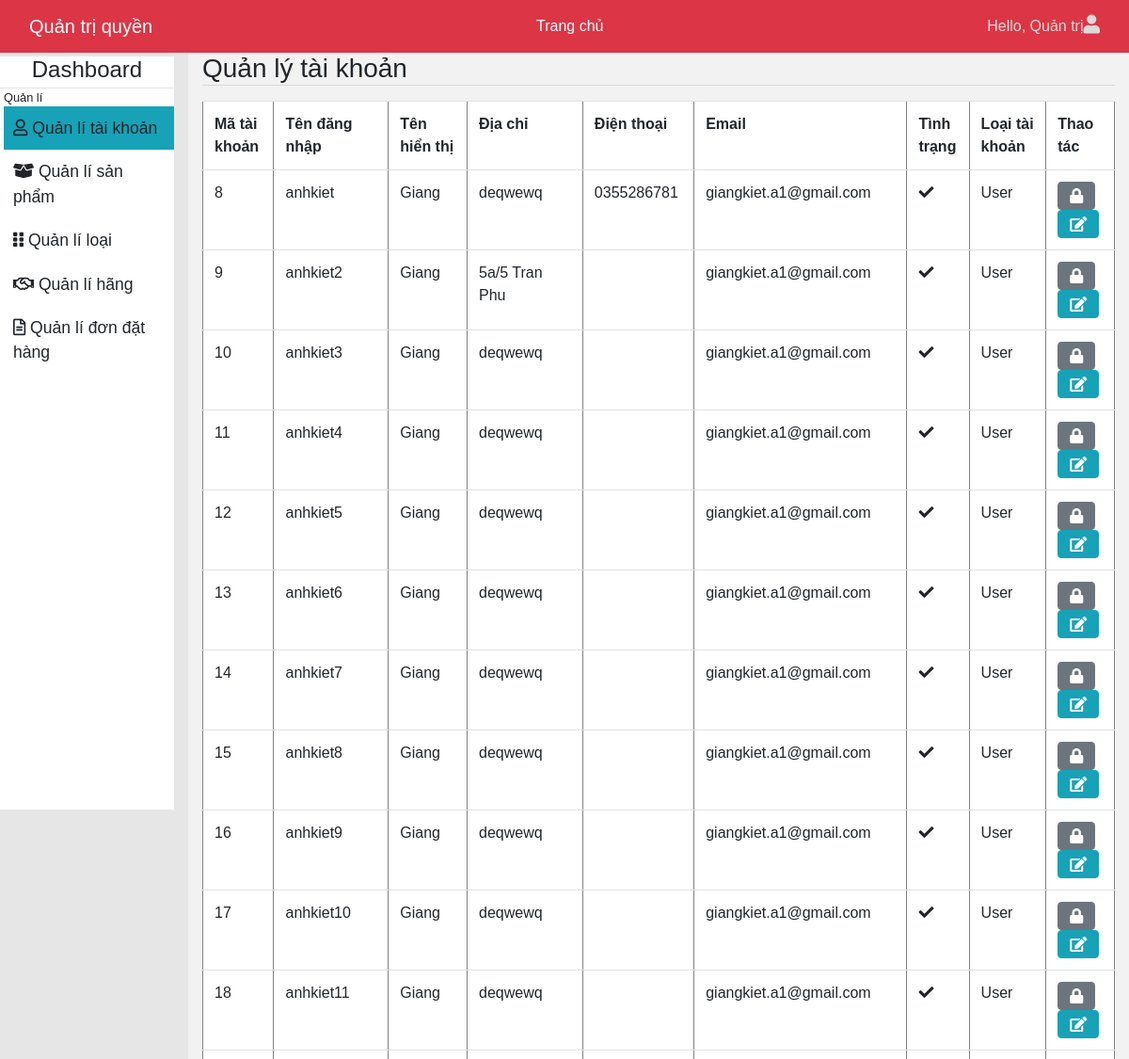
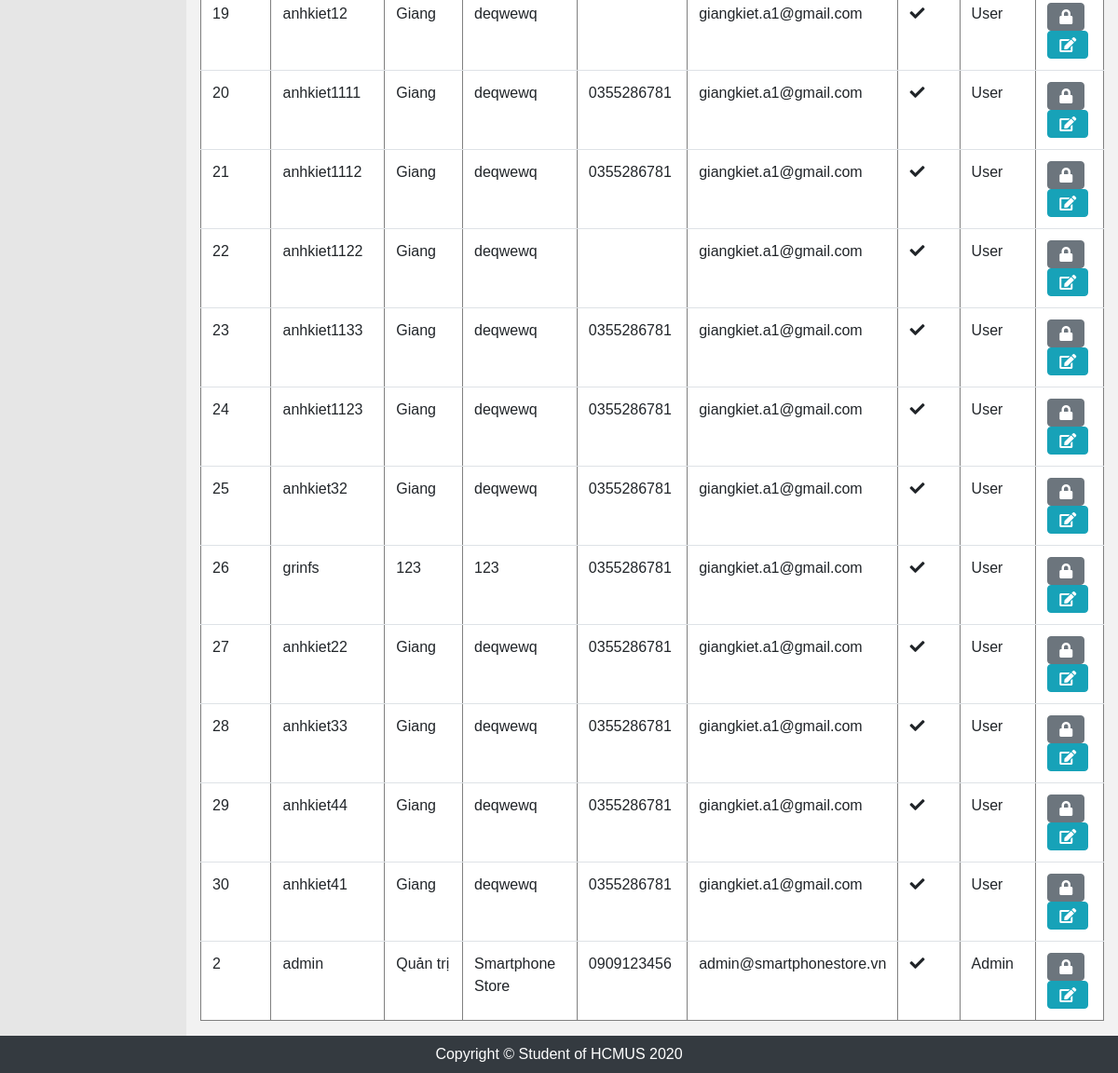
Page /admin/index.php?c=1 (signed in) on the committed database (2 pictures, top to bottom).
### tables this page shows
CREATE TABLE IF NOT EXISTS `taikhoan` (
  `MaTaiKhoan` int(11) NOT NULL AUTO_INCREMENT,
  `TenDangNhap` varchar(20) DEFAULT NULL,
  `MatKhau` varchar(20) DEFAULT NULL,
  `TenHienThi` varchar(64) DEFAULT NULL,
  `DiaChi` varchar(256) DEFAULT NULL,
  `DienThoai` varchar(11) DEFAULT NULL,
  `Email` varchar(30) DEFAULT NULL,
  `BiXoa` tinyint(1) DEFAULT '0',
  `MaLoaiTaiKhoan` int(11) NOT NULL,
  `code` varchar(255) DEFAULT NULL,
  `changepass` int(11) DEFAULT NULL,
  PRIMARY KEY (`MaTaiKhoan`),
  KEY `fk_TaiKhoan_LoaiTaiKhoan_idx` (`MaLoaiTaiKhoan`)
);

CREATE TABLE IF NOT EXISTS `loaitaikhoan` (
  `MaLoaiTaiKhoan` int(11) NOT NULL AUTO_INCREMENT,
  `TenLoaiTaiKhoan` varchar(45) DEFAULT NULL,
  PRIMARY KEY (`MaLoaiTaiKhoan`)
);

### lib/DataProvider.php (called while the page is built, shortened)
<?php
class DataProvider
{
    public static function ExecuteQuery($sql)
    {
        $connection=mysqli_connect('acctive','root','','Shopgiay_db') or
        die("couldn't connect to acctive");
        mysqli_query($connection,"set names 'utf8'");
        $result = mysqli_query($connection,$sql);
        return $result;
    }
}
?>

### admin/pages/qlTaiKhoan/pDanhSach.php (the view)
<table class="table" cellspacing="0" border="1">
    <tr>
        <th width="100"> Mã tài khoản</th>
        <th width="200"> Tên đăng nhập</th>
        <th width="200"> Tên hiển thị</th>
        <th width="200"> Địa chỉ</th>
        <th width="150"> Điện thoại</th>
        <th width="200"> Email</th>
        <th width="75"> Tình trạng</th>
        <th width="150"> Loại tài khoản</th>
        <th width="100"> Thao tác</th>
    </tr>
    <?php
    $sql = "SELECT t.MaTaiKhoan, t.TenDangNhap, t.TenHienThi, t.DiaChi, t.DienThoai, t.Email, t.BiXoa, l.TenLoaiTaiKhoan FROM TaiKhoan t, LoaiTaiKHoan l
              WHERE t.MaLoaiTaiKhoan = l.MaLoaiTaiKhoan";
    $result = DataProvider::ExecuteQuery($sql);
    while ($row = mysqli_fetch_array($result)) {
    ?>
        <tr>
            <td><?php echo $row["MaTaiKhoan"]; ?></td>
            <td><?php echo $row["TenDangNhap"]; ?></td>
            <td><?php echo $row["TenHienThi"]; ?></td>
            <td><?php echo $row["DiaChi"]; ?></td>
            <td><?php echo $row["DienThoai"]; ?></td>
            <td><?php echo $row["Email"]; ?></td>
            <td>
                <?php
                if ($row["BiXoa"] == 1)
                    echo '<i class="fa fa-ban"></i>';
                else
                    echo '<i class="fa fa-check"></i>';
                ?>
            </td>
            <td><?php echo $row["TenLoaiTaiKhoan"]; ?></td>
            <td>
                <a href="pages/qlTaiKhoan/xlKhoa.php?id=<?php echo $row["MaTaiKhoan"] ?>">
                    <i class="fa fa-lock btn btn-secondary"></i>
                </a>
                <a href="index.php?c=1&a=2&id=<?php echo $row["MaTaiKhoan"] ?> ">
                    <i class="fa fa-edit btn btn-info"></i>
                </a>
            </td>
        </tr>
    <?php
    }
    ?>
</table>

### admin/css/style.css (style rules this page uses)
body { font-family: 'Poppins', sans-serif; background: #e6e6e6; margin-top: 56px; }
.table { background-color:white ; }
a, a:hover, a:focus { color: inherit; text-decoration: none; transition: all 0.3s; }

### rows in the picture
taikhoan: MaTaiKhoan "8", TenDangNhap "anhkiet", TenHienThi "Giang", DiaChi "deqwewq", DienThoai "0355286781", Email "giangkiet.a1@gmail.com", BiXoa 0 (drawn), loaitaikhoan.TenLoaiTaiKhoan "User"
taikhoan: MaTaiKhoan "9", TenDangNhap "anhkiet2", TenHienThi "Giang", DiaChi "5a/5 Tran Phu", Email "giangkiet.a1@gmail.com", BiXoa 0 (drawn), loaitaikhoan.TenLoaiTaiKhoan "User"
taikhoan: MaTaiKhoan "10", TenDangNhap "anhkiet3", TenHienThi "Giang", DiaChi "deqwewq", Email "giangkiet.a1@gmail.com", BiXoa 0 (drawn), loaitaikhoan.TenLoaiTaiKhoan "User"
taikhoan: MaTaiKhoan "11", TenDangNhap "anhkiet4", TenHienThi "Giang", DiaChi "deqwewq", Email "giangkiet.a1@gmail.com", BiXoa 0 (drawn), loaitaikhoan.TenLoaiTaiKhoan "User"
taikhoan: MaTaiKhoan "12", TenDangNhap "anhkiet5", TenHienThi "Giang", DiaChi "deqwewq", Email "giangkiet.a1@gmail.com", BiXoa 0 (drawn), loaitaikhoan.TenLoaiTaiKhoan "User"
taikhoan: MaTaiKhoan "13", TenDangNhap "anhkiet6", TenHienThi "Giang", DiaChi "deqwewq", Email "giangkiet.a1@gmail.com", BiXoa 0 (drawn), loaitaikhoan.TenLoaiTaiKhoan "User"
taikhoan: MaTaiKhoan "14", TenDangNhap "anhkiet7", TenHienThi "Giang", DiaChi "deqwewq", Email "giangkiet.a1@gmail.com", BiXoa 0 (drawn), loaitaikhoan.TenLoaiTaiKhoan "User"
taikhoan: MaTaiKhoan "15", TenDangNhap "anhkiet8", TenHienThi "Giang", DiaChi "deqwewq", Email "giangkiet.a1@gmail.com", BiXoa 0 (drawn), loaitaikhoan.TenLoaiTaiKhoan "User"
taikhoan: MaTaiKhoan "16", TenDangNhap "anhkiet9", TenHienThi "Giang", DiaChi "deqwewq", Email "giangkiet.a1@gmail.com", BiXoa 0 (drawn), loaitaikhoan.TenLoaiTaiKhoan "User"
taikhoan: MaTaiKhoan "17", TenDangNhap "anhkiet10", TenHienThi "Giang", DiaChi "deqwewq", Email "giangkiet.a1@gmail.com", BiXoa 0 (drawn), loaitaikhoan.TenLoaiTaiKhoan "User"
taikhoan: MaTaiKhoan "18", TenDangNhap "anhkiet11", TenHienThi "Giang", DiaChi "deqwewq", Email "giangkiet.a1@gmail.com", BiXoa 0 (drawn), loaitaikhoan.TenLoaiTaiKhoan "User"
taikhoan: MaTaiKhoan "19", TenDangNhap "anhkiet12", TenHienThi "Giang", DiaChi "deqwewq", Email "giangkiet.a1@gmail.com", BiXoa 0 (drawn), loaitaikhoan.TenLoaiTaiKhoan "User"
taikhoan: MaTaiKhoan "20", TenDangNhap "anhkiet1111", TenHienThi "Giang", DiaChi "deqwewq", DienThoai "0355286781", Email "giangkiet.a1@gmail.com", BiXoa 0 (drawn), loaitaikhoan.TenLoaiTaiKhoan "User"
taikhoan: MaTaiKhoan "21", TenDangNhap "anhkiet1112", TenHienThi "Giang", DiaChi "deqwewq", DienThoai "0355286781", Email "giangkiet.a1@gmail.com", BiXoa 0 (drawn), loaitaikhoan.TenLoaiTaiKhoan "User"
taikhoan: MaTaiKhoan "22", TenDangNhap "anhkiet1122", TenHienThi "Giang", DiaChi "deqwewq", Email "giangkiet.a1@gmail.com", BiXoa 0 (drawn), loaitaikhoan.TenLoaiTaiKhoan "User"
taikhoan: MaTaiKhoan "23", TenDangNhap "anhkiet1133", TenHienThi "Giang", DiaChi "deqwewq", DienThoai "0355286781", Email "giangkiet.a1@gmail.com", BiXoa 0 (drawn), loaitaikhoan.TenLoaiTaiKhoan "User"
taikhoan: MaTaiKhoan "24", TenDangNhap "anhkiet1123", TenHienThi "Giang", DiaChi "deqwewq", DienThoai "0355286781", Email "giangkiet.a1@gmail.com", BiXoa 0 (drawn), loaitaikhoan.TenLoaiTaiKhoan "User"
taikhoan: MaTaiKhoan "25", TenDangNhap "anhkiet32", TenHienThi "Giang", DiaChi "deqwewq", DienThoai "0355286781", Email "giangkiet.a1@gmail.com", BiXoa 0 (drawn), loaitaikhoan.TenLoaiTaiKhoan "User"
taikhoan: MaTaiKhoan "26", TenDangNhap "grinfs", TenHienThi "123", DiaChi "123", DienThoai "0355286781", Email "giangkiet.a1@gmail.com", BiXoa 0 (drawn), loaitaikhoan.TenLoaiTaiKhoan "User"
taikhoan: MaTaiKhoan "27", TenDangNhap "anhkiet22", TenHienThi "Giang", DiaChi "deqwewq", DienThoai "0355286781", Email "giangkiet.a1@gmail.com", BiXoa 0 (drawn), loaitaikhoan.TenLoaiTaiKhoan "User"
taikhoan: MaTaiKhoan "28", TenDangNhap "anhkiet33", TenHienThi "Giang", DiaChi "deqwewq", DienThoai "0355286781", Email "giangkiet.a1@gmail.com", BiXoa 0 (drawn), loaitaikhoan.TenLoaiTaiKhoan "User"
taikhoan: MaTaiKhoan "29", TenDangNhap "anhkiet44", TenHienThi "Giang", DiaChi "deqwewq", DienThoai "0355286781", Email "giangkiet.a1@gmail.com", BiXoa 0 (drawn), loaitaikhoan.TenLoaiTaiKhoan "User"
taikhoan: MaTaiKhoan "30", TenDangNhap "anhkiet41", TenHienThi "Giang", DiaChi "deqwewq", DienThoai "0355286781", Email "giangkiet.a1@gmail.com", BiXoa 0 (drawn), loaitaikhoan.TenLoaiTaiKhoan "User"
taikhoan: MaTaiKhoan "2", TenDangNhap "admin", TenHienThi "Quản trị", DiaChi "Smartphone Store", DienThoai "0909123456", Email "admin@smartphonestore.vn", BiXoa 0 (drawn), loaitaikhoan.TenLoaiTaiKhoan "Admin"

### other values in the picture
$_SESSION["TenHienThi"] "Quản trị"
